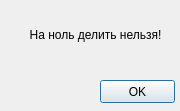
<?xml version="1.0" encoding="UTF-8"?>
<ui version="4.0">
 <class>Null</class>
 <widget class="QDialog" name="Null">
  <property name="geometry">
   <rect>
    <x>0</x>
    <y>0</y>
    <width>180</width>
    <height>111</height>
   </rect>
  </property>
  <property name="windowTitle">
   <string>Dialog</string>
  </property>
  <widget class="QLabel" name="label">
   <property name="geometry">
    <rect>
     <x>-20</x>
     <y>20</y>
     <width>231</width>
     <height>31</height>
    </rect>
   </property>
   <property name="text">
    <string>&lt;html&gt;&lt;head/&gt;&lt;body&gt;&lt;p align=&quot;center&quot;&gt;На ноль делить нельзя!&lt;/p&gt;&lt;/body&gt;&lt;/html&gt;</string>
   </property>
  </widget>
  <widget class="QPushButton" name="pushButton">
   <property name="geometry">
    <rect>
     <x>100</x>
     <y>80</y>
     <width>75</width>
     <height>23</height>
    </rect>
   </property>
   <property name="text">
    <string>OK</string>
   </property>
  </widget>
 </widget>
 <resources/>
 <connections/>
</ui>
